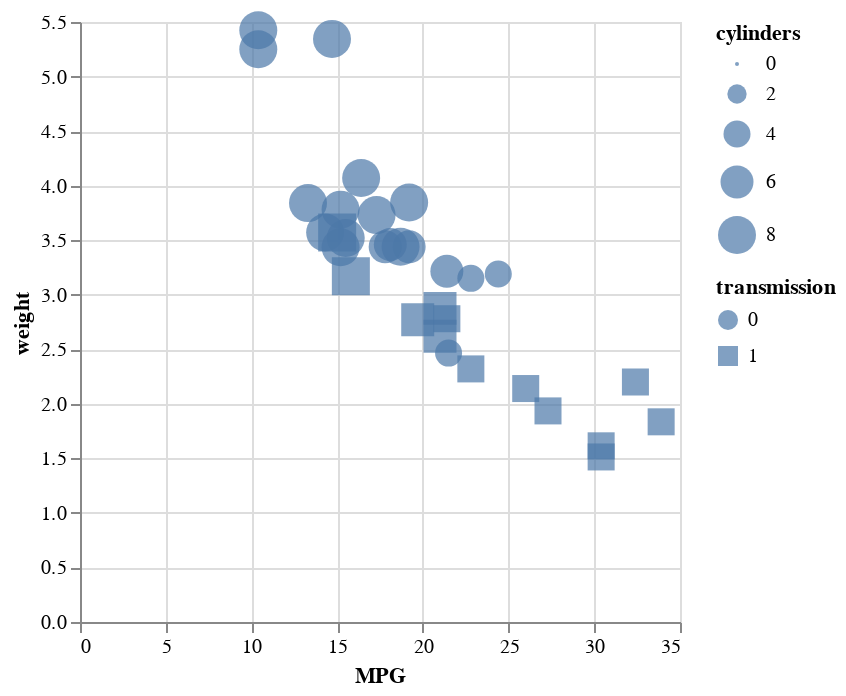

This figure's notebook cell:
### Markdown cell above
Let's say we're working with a black and white printer so color isn't the best encoding. Modify the chart definition to use shape instead of color (you might want to sneak a peak at the different encoding channels you have access to on [Altair site](https://altair-viz.github.io/user_guide/encodings/index.html). Try to make the default size a bit larger so the points are easier to see.

### Code cell
alt.Chart(mtcars).mark_point(filled=True).encode(
    x='MPG',
    y="weight",
    shape="transmission:N",
    size='cylinders'
)

### Figure 1 — Vega-Lite specification as saved in the notebook (floating-point values rounded to 4 significant figures)
{"config": {"view": {"continuousWidth": 300, "continuousHeight": 300}}, "data": {"name": "data-a4c85d0c7c83a07683be57f0abc670da"}, "mark": {"type": "point", "filled": true}, "encoding": {"shape": {"field": "transmission", "type": "nominal"}, "size": {"field": "cylinders", "type": "quantitative"}, "x": {"field": "MPG", "type": "quantitative"}, "y": {"field": "weight", "type": "quantitative"}}, "$schema": "https://vega.github.io/schema/vega-lite/v5.20.1.json", "datasets": {"data-a4c85d0c7c83a07683be57f0abc670da": [{"model": "Mazda RX4", "MPG": 21.0, "cylinders": 6, "displacement": 160.0, "HP": 110, "rear_axle_ratio": 3.9, "weight": 2.62, "qsec": 16.46, "vs": 0, "transmission": 1, "gears": 4, "carb": 4}, {"model": "Mazda RX4 Wag", "MPG": 21.0, "cylinders": 6, "displacement": 160.0, "HP": 110, "rear_axle_ratio": 3.9, "weight": 2.875, "qsec": 17.02, "vs": 0, "transmission": 1, "gears": 4, "carb": 4}, {"model": "Datsun 710", "MPG": 22.8, "cylinders": 4, "displacement": 108.0, "HP": 93, "rear_axle_ratio": 3.85, "weight": 2.32, "qsec": 18.61, "vs": 1, "transmission": 1, "gears": 4, "carb": 1}, {"model": "Hornet 4 Drive", "MPG": 21.4, "cylinders": 6, "displacement": 258.0, "HP": 110, "rear_axle_ratio": 3.08, "weight": 3.215, "qsec": 19.44, "vs": 1, "transmission": 0, "gears": 3, "carb": 1}, {"model": "Hornet Sportabout", "MPG": 18.7, "cylinders": 8, "displacement": 360.0, "HP": 175, "rear_axle_ratio": 3.15, "weight": 3.44, "qsec": 17.02, "vs": 0, "transmission": 0, "gears": 3, "carb": 2}, {"model": "Valiant", "MPG": 18.1, "cylinders": 6, "displacement": 225.0, "HP": 105, "rear_axle_ratio": 2.76, "weight": 3.46, "qsec": 20.22, "vs": 1, "transmission": 0, "gears": 3, "carb": 1}, {"model": "Duster 360", "MPG": 14.3, "cylinders": 8, "displacement": 360.0, "HP": 245, "rear_axle_ratio": 3.21, "weight": 3.57, "qsec": 15.84, "vs": 0, "transmission": 0, "gears": 3, "carb": 4}, {"model": "Merc 240D", "MPG": 24.4, "cylinders": 4, "displacement": 146.7, "HP": 62, "rear_axle_ratio": 3.69, "weight": 3.19, "qsec": 20.0, "vs": 1, "transmission": 0, "gears": 4, "carb": 2}, {"model": "Merc 230", "MPG": 22.8, "cylinders": 4, "displacement": 140.8, "HP": 95, "rear_axle_ratio": 3.92, "weight": 3.15, "qsec": 22.9, "vs": 1, "transmission": 0, "gears": 4, "carb": 2}, {"model": "Merc 280", "MPG": 19.2, "cylinders": 6, "displacement": 167.6, "HP": 123, "rear_axle_ratio": 3.92, "weight": 3.44, "qsec": 18.3, "vs": 1, "transmission": 0, "gears": 4, "carb": 4}, {"model": "Merc 280C", "MPG": 17.8, "cylinders": 6, "displacement": 167.6, "HP": 123, "rear_axle_ratio": 3.92, "weight": 3.44, "qsec": 18.9, "vs": 1, "transmission": 0, "gears": 4, "carb": 4}, {"model": "Merc 450SE", "MPG": 16.4, "cylinders": 8, "displacement": 275.8, "HP": 180, "rear_axle_ratio": 3.07, "weight": 4.07, "qsec": 17.4, "vs": 0, "transmission": 0, "gears": 3, "carb": 3}, {"model": "Merc 450SL", "MPG": 17.3, "cylinders": 8, "displacement": 275.8, "HP": 180, "rear_axle_ratio": 3.07, "weight": 3.73, "qsec": 17.6, "vs": 0, "transmission": 0, "gears": 3, "carb": 3}, {"model": "Merc 450SLC", "MPG": 15.2, "cylinders": 8, "displacement": 275.8, "HP": 180, "rear_axle_ratio": 3.07, "weight": 3.78, "qsec": 18.0, "vs": 0, "transmission": 0, "gears": 3, "carb": 3}, {"model": "Cadillac Fleetwood", "MPG": 10.4, "cylinders": 8, "displacement": 472.0, "HP": 205, "rear_axle_ratio": 2.93, "weight": 5.25, "qsec": 17.98, "vs": 0, "transmission": 0, "gears": 3, "carb": 4}, {"model": "Lincoln Continental", "MPG": 10.4, "cylinders": 8, "displacement": 460.0, "HP": 215, "rear_axle_ratio": 3.0, "weight": 5.424, "qsec": 17.82, "vs": 0, "transmission": 0, "gears": 3, "carb": 4}, {"model": "Chrysler Imperial", "MPG": 14.7, "cylinders": 8, "displacement": 440.0, "HP": 230, "rear_axle_ratio": 3.23, "weight": 5.345, "qsec": 17.42, "vs": 0, "transmission": 0, "gears": 3, "carb": 4}, {"model": "Fiat 128", "MPG": 32.4, "cylinders": 4, "displacement": 78.7, "HP": 66, "rear_axle_ratio": 4.08, "weight": 2.2, "qsec": 19.47, "vs": 1, "transmission": 1, "gears": 4, "carb": 1}, {"model": "Honda Civic", "MPG": 30.4, "cylinders": 4, "displacement": 75.7, "HP": 52, "rear_axle_ratio": 4.93, "weight": 1.615, "qsec": 18.52, "vs": 1, "transmission": 1, "gears": 4, "carb": 2}, {"model": "Toyota Corolla", "MPG": 33.9, "cylinders": 4, "displacement": 71.1, "HP": 65, "rear_axle_ratio": 4.22, "weight": 1.835, "qsec": 19.9, "vs": 1, "transmission": 1, "gears": 4, "carb": 1}, {"model": "Toyota Corona", "MPG": 21.5, "cylinders": 4, "displacement": 120.1, "HP": 97, "rear_axle_ratio": 3.7, "weight": 2.465, "qsec": 20.01, "vs": 1, "transmission": 0, "gears": 3, "carb": 1}, {"model": "Dodge Challenger", "MPG": 15.5, "cylinders": 8, "displacement": 318.0, "HP": 150, "rear_axle_ratio": 2.76, "weight": 3.52, "qsec": 16.87, "vs": 0, "transmission": 0, "gears": 3, "carb": 2}, {"model": "AMC Javelin", "MPG": 15.2, "cylinders": 8, "displacement": 304.0, "HP": 150, "rear_axle_ratio": 3.15, "weight": 3.435, "qsec": 17.3, "vs": 0, "transmission": 0, "gears": 3, "carb": 2}, {"model": "Camaro Z28", "MPG": 13.3, "cylinders": 8, "displacement": 350.0, "HP": 245, "rear_axle_ratio": 3.73, "weight": 3.84, "qsec": 15.41, "vs": 0, "transmission": 0, "gears": 3, "carb": 4}, {"model": "Pontiac Firebird", "MPG": 19.2, "cylinders": 8, "displacement": 400.0, "HP": 175, "rear_axle_ratio": 3.08, "weight": 3.845, "qsec": 17.05, "vs": 0, "transmission": 0, "gears": 3, "carb": 2}, {"model": "Fiat X1-9", "MPG": 27.3, "cylinders": 4, "displacement": 79.0, "HP": 66, "rear_axle_ratio": 4.08, "weight": 1.935, "qsec": 18.9, "vs": 1, "transmission": 1, "gears": 4, "carb": 1}, {"model": "Porsche 914-2", "MPG": 26.0, "cylinders": 4, "displacement": 120.3, "HP": 91, "rear_axle_ratio": 4.43, "weight": 2.14, "qsec": 16.7, "vs": 0, "transmission": 1, "gears": 5, "carb": 2}, {"model": "Lotus Europa", "MPG": 30.4, "cylinders": 4, "displacement": 95.1, "HP": 113, "rear_axle_ratio": 3.77, "weight": 1.513, "qsec": 16.9, "vs": 1, "transmission": 1, "gears": 5, "carb": 2}, {"model": "Ford Pantera L", "MPG": 15.8, "cylinders": 8, "displacement": 351.0, "HP": 264, "rear_axle_ratio": 4.22, "weight": 3.17, "qsec": 14.5, "vs": 0, "transmission": 1, "gears": 5, "carb": 4}, {"model": "Ferrari Dino", "MPG": 19.7, "cylinders": 6, "displacement": 145.0, "HP": 175, "rear_axle_ratio": 3.62, "weight": 2.77, "qsec": 15.5, "vs": 0, "transmission": 1, "gears": 5, "carb": 6}, {"model": "Maserati Bora", "MPG": 15.0, "cylinders": 8, "displacement": 301.0, "HP": 335, "rear_axle_ratio": 3.54, "weight": 3.57, "qsec": 14.6, "vs": 0, "transmission": 1, "gears": 5, "carb": 8}, {"model": "Volvo 142E", "MPG": 21.4, "cylinders": 4, "displacement": 121.0, "HP": 109, "rear_axle_ratio": 4.11, "weight": 2.78, "qsec": 18.6, "vs": 1, "transmission": 1, "gears": 4, "carb": 2}]}}
